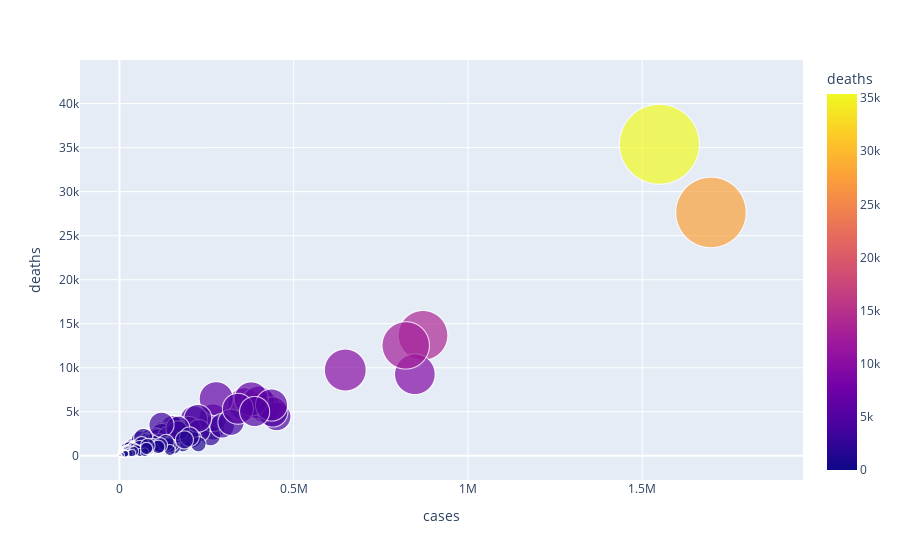

The notebook cell this image was saved under:
### Code cell
px.scatter(percounty21, x='cases', y= 'deaths', 
           hover_data=['state', 'county'],
           color='deaths', size='deaths', size_max=80)

### Figure 1 — Plotly figure (JSON) as saved in the notebook; plotly's stock layout.template omitted (floating-point values rounded to 4 significant figures; data arrays with more than 128 entries replaced by an {"elided": "..."} marker saying what was removed)
{"data": [{"customdata": {"elided": "3137x2 str values"}, "hovertemplate": "cases=%{x}<br>deaths=%{marker.color}<br>state=%{customdata[0]}<br>county=%{customdata[1]}<extra></extra>", "legendgroup": "", "marker": {"color": {"elided": "3137 int values"}, "coloraxis": "coloraxis", "size": {"elided": "3137 int values"}, "sizemode": "area", "sizeref": 5.528, "symbol": "circle"}, "mode": "markers", "name": "", "showlegend": false, "type": "scattergl", "x": {"elided": "3137 int values"}, "xaxis": "x", "y": {"elided": "3137 int values"}, "yaxis": "y"}], "layout": {"autosize": true, "coloraxis": {"colorbar": {"title": {"text": "deaths"}}, "colorscale": [[0, "#0d0887"], [0.1111, "#46039f"], [0.2222, "#7201a8"], [0.3333, "#9c179e"], [0.4444, "#bd3786"], [0.5556, "#d8576b"], [0.6667, "#ed7953"], [0.7778, "#fb9f3a"], [0.8889, "#fdca26"], [1, "#f0f921"]]}, "legend": {"itemsizing": "constant", "tracegroupgap": 0}, "margin": {"t": 60}, "xaxis": {"anchor": "y", "autorange": true, "domain": [0, 1], "range": [-105300.0, 1896000.0], "title": {"text": "cases"}, "type": "linear"}, "yaxis": {"anchor": "x", "autorange": true, "domain": [0, 1], "range": [-3394.0, 48590.0], "title": {"text": "deaths"}, "type": "linear"}}}
